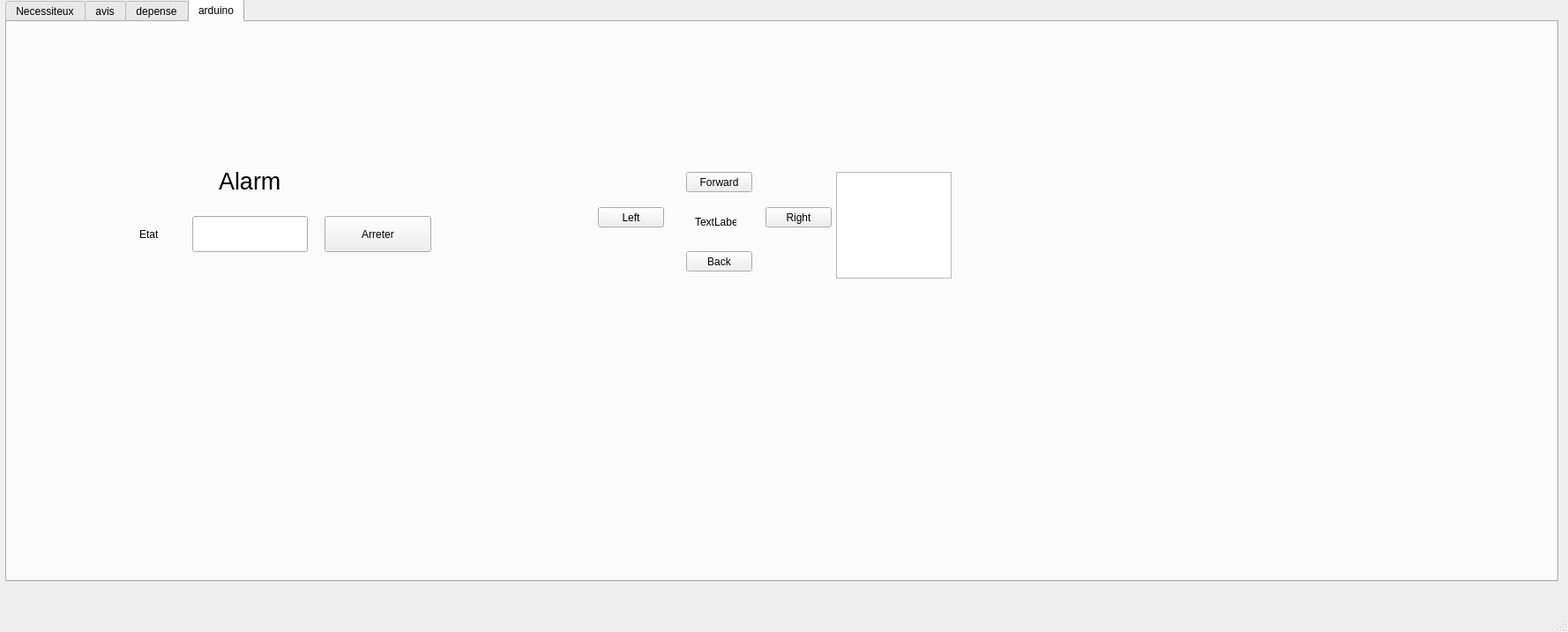
<?xml version="1.0" encoding="UTF-8"?>
<ui version="4.0">
 <class>farah</class>
 <widget class="QMainWindow" name="farah">
  <property name="geometry">
   <rect>
    <x>0</x>
    <y>0</y>
    <width>1778</width>
    <height>717</height>
   </rect>
  </property>
  <property name="windowTitle">
   <string>MainWindow</string>
  </property>
  <widget class="QWidget" name="centralwidget">
   <widget class="QTabWidget" name="tabWidget">
    <property name="geometry">
     <rect>
      <x>6</x>
      <y>-1</y>
      <width>1761</width>
      <height>661</height>
     </rect>
    </property>
    <property name="currentIndex">
     <number>3</number>
    </property>
    <widget class="QWidget" name="tab">
     <attribute name="title">
      <string>Necessiteux</string>
     </attribute>
     <widget class="QGroupBox" name="groupBox_ajout">
      <property name="geometry">
       <rect>
        <x>10</x>
        <y>10</y>
        <width>441</width>
        <height>351</height>
       </rect>
      </property>
      <property name="font">
       <font>
        <family>Arial</family>
        <pointsize>10</pointsize>
        <weight>75</weight>
        <bold>true</bold>
       </font>
      </property>
      <property name="title">
       <string>Ajouter necessiteux </string>
      </property>
      <widget class="QLabel" name="label">
       <property name="geometry">
        <rect>
         <x>10</x>
         <y>45</y>
         <width>131</width>
         <height>21</height>
        </rect>
       </property>
       <property name="text">
        <string/>
       </property>
      </widget>
      <widget class="QLabel" name="label_2">
       <property name="geometry">
        <rect>
         <x>10</x>
         <y>40</y>
         <width>41</width>
         <height>16</height>
        </rect>
       </property>
       <property name="font">
        <font>
         <family>Arial</family>
         <pointsize>10</pointsize>
         <weight>50</weight>
         <bold>false</bold>
        </font>
       </property>
       <property name="text">
        <string>ID :</string>
       </property>
      </widget>
      <widget class="QLabel" name="label_4">
       <property name="geometry">
        <rect>
         <x>10</x>
         <y>80</y>
         <width>56</width>
         <height>16</height>
        </rect>
       </property>
       <property name="font">
        <font>
         <family>Arial</family>
         <pointsize>10</pointsize>
         <weight>50</weight>
         <bold>false</bold>
        </font>
       </property>
       <property name="text">
        <string>Nom  :</string>
       </property>
      </widget>
      <widget class="QLineEdit" name="id">
       <property name="geometry">
        <rect>
         <x>90</x>
         <y>40</y>
         <width>113</width>
         <height>21</height>
        </rect>
       </property>
       <property name="text">
        <string>15263</string>
       </property>
      </widget>
      <widget class="QLineEdit" name="nom">
       <property name="geometry">
        <rect>
         <x>90</x>
         <y>80</y>
         <width>113</width>
         <height>22</height>
        </rect>
       </property>
       <property name="text">
        <string>chayma</string>
       </property>
      </widget>
      <widget class="QLineEdit" name="sexe">
       <property name="geometry">
        <rect>
         <x>90</x>
         <y>110</y>
         <width>113</width>
         <height>22</height>
        </rect>
       </property>
       <property name="text">
        <string>femme</string>
       </property>
      </widget>
      <widget class="QLabel" name="label_3">
       <property name="geometry">
        <rect>
         <x>10</x>
         <y>110</y>
         <width>56</width>
         <height>16</height>
        </rect>
       </property>
       <property name="font">
        <font>
         <family>Arial</family>
         <pointsize>10</pointsize>
         <weight>50</weight>
         <bold>false</bold>
        </font>
       </property>
       <property name="text">
        <string>Sexe  :</string>
       </property>
      </widget>
      <widget class="QLineEdit" name="age">
       <property name="geometry">
        <rect>
         <x>90</x>
         <y>140</y>
         <width>113</width>
         <height>22</height>
        </rect>
       </property>
       <property name="text">
        <string>30</string>
       </property>
      </widget>
      <widget class="QLabel" name="label_5">
       <property name="geometry">
        <rect>
         <x>10</x>
         <y>140</y>
         <width>56</width>
         <height>16</height>
        </rect>
       </property>
       <property name="font">
        <font>
         <family>Arial</family>
         <pointsize>10</pointsize>
         <weight>50</weight>
         <bold>false</bold>
        </font>
       </property>
       <property name="text">
        <string>Age  :</string>
       </property>
      </widget>
      <widget class="QLineEdit" name="tel">
       <property name="geometry">
        <rect>
         <x>90</x>
         <y>170</y>
         <width>113</width>
         <height>22</height>
        </rect>
       </property>
       <property name="text">
        <string>515484</string>
       </property>
      </widget>
      <widget class="QLabel" name="label_6">
       <property name="geometry">
        <rect>
         <x>10</x>
         <y>170</y>
         <width>56</width>
         <height>20</height>
        </rect>
       </property>
       <property name="font">
        <font>
         <family>Arial</family>
         <pointsize>10</pointsize>
         <weight>50</weight>
         <bold>false</bold>
        </font>
       </property>
       <property name="text">
        <string>Tel   :</string>
       </property>
      </widget>
      <widget class="QLineEdit" name="adresse">
       <property name="geometry">
        <rect>
         <x>90</x>
         <y>200</y>
         <width>113</width>
         <height>22</height>
        </rect>
       </property>
       <property name="text">
        <string>6666ehhe</string>
       </property>
      </widget>
      <widget class="QLabel" name="label_7">
       <property name="geometry">
        <rect>
         <x>10</x>
         <y>200</y>
         <width>71</width>
         <height>16</height>
        </rect>
       </property>
       <property name="font">
        <font>
         <family>Arial</family>
         <pointsize>10</pointsize>
         <weight>50</weight>
         <bold>false</bold>
        </font>
       </property>
       <property name="text">
        <string>Adresse :</string>
       </property>
      </widget>
      <widget class="QLabel" name="label_16">
       <property name="geometry">
        <rect>
         <x>0</x>
         <y>260</y>
         <width>151</width>
         <height>16</height>
        </rect>
       </property>
       <property name="font">
        <font>
         <family>Arial</family>
         <pointsize>10</pointsize>
         <weight>50</weight>
         <bold>false</bold>
        </font>
       </property>
       <property name="text">
        <string>Mbr de famille  :</string>
       </property>
      </widget>
      <widget class="QLabel" name="label_17">
       <property name="geometry">
        <rect>
         <x>10</x>
         <y>230</y>
         <width>56</width>
         <height>16</height>
        </rect>
       </property>
       <property name="font">
        <font>
         <family>Arial</family>
         <pointsize>10</pointsize>
         <weight>50</weight>
         <bold>false</bold>
        </font>
       </property>
       <property name="text">
        <string>Besoin  :</string>
       </property>
      </widget>
      <widget class="QLabel" name="label_18">
       <property name="geometry">
        <rect>
         <x>0</x>
         <y>290</y>
         <width>141</width>
         <height>16</height>
        </rect>
       </property>
       <property name="font">
        <font>
         <family>Arial</family>
         <pointsize>10</pointsize>
         <weight>50</weight>
         <bold>false</bold>
        </font>
       </property>
       <property name="text">
        <string>Date distribution:</string>
       </property>
      </widget>
      <widget class="QSpinBox" name="mbr">
       <property name="geometry">
        <rect>
         <x>130</x>
         <y>260</y>
         <width>42</width>
         <height>22</height>
        </rect>
       </property>
      </widget>
      <widget class="QDateEdit" name="date">
       <property name="geometry">
        <rect>
         <x>130</x>
         <y>290</y>
         <width>110</width>
         <height>22</height>
        </rect>
       </property>
      </widget>
      <widget class="QPushButton" name="pushButton_4">
       <property name="geometry">
        <rect>
         <x>330</x>
         <y>310</y>
         <width>93</width>
         <height>28</height>
        </rect>
       </property>
       <property name="font">
        <font>
         <family>Arial</family>
         <pointsize>8</pointsize>
         <weight>50</weight>
         <bold>false</bold>
        </font>
       </property>
       <property name="text">
        <string>Envoyer</string>
       </property>
      </widget>
      <widget class="QComboBox" name="besoin">
       <property name="geometry">
        <rect>
         <x>80</x>
         <y>230</y>
         <width>141</width>
         <height>22</height>
        </rect>
       </property>
       <item>
        <property name="text">
         <string>A_sanguin</string>
        </property>
       </item>
       <item>
        <property name="text">
         <string>B_cancer</string>
        </property>
       </item>
       <item>
        <property name="text">
         <string>C_diabete</string>
        </property>
       </item>
       <item>
        <property name="text">
         <string>D_faim</string>
        </property>
       </item>
       <item>
        <property name="text">
         <string>E_vestimentaire</string>
        </property>
       </item>
      </widget>
     </widget>
     <widget class="QPushButton" name="excel">
      <property name="geometry">
       <rect>
        <x>500</x>
        <y>120</y>
        <width>93</width>
        <height>28</height>
       </rect>
      </property>
      <property name="text">
       <string>Exporter</string>
      </property>
     </widget>
     <widget class="QPushButton" name="pushButton_9">
      <property name="geometry">
       <rect>
        <x>500</x>
        <y>160</y>
        <width>93</width>
        <height>28</height>
       </rect>
      </property>
      <property name="text">
       <string>Occurance</string>
      </property>
     </widget>
     <widget class="QPushButton" name="pushButton_10">
      <property name="geometry">
       <rect>
        <x>500</x>
        <y>200</y>
        <width>93</width>
        <height>28</height>
       </rect>
      </property>
      <property name="text">
       <string>Priorite</string>
      </property>
     </widget>
     <widget class="QGroupBox" name="groupBox">
      <property name="geometry">
       <rect>
        <x>750</x>
        <y>10</y>
        <width>371</width>
        <height>391</height>
       </rect>
      </property>
      <property name="font">
       <font>
        <family>Arial</family>
        <pointsize>11</pointsize>
        <weight>75</weight>
        <bold>true</bold>
       </font>
      </property>
      <property name="title">
       <string>Modifier necessiteux</string>
      </property>
      <widget class="QLabel" name="label_10">
       <property name="geometry">
        <rect>
         <x>10</x>
         <y>40</y>
         <width>141</width>
         <height>20</height>
        </rect>
       </property>
       <property name="font">
        <font>
         <family>Arial</family>
         <pointsize>11</pointsize>
         <weight>50</weight>
         <bold>false</bold>
        </font>
       </property>
       <property name="text">
        <string>donner son ID   :</string>
       </property>
      </widget>
      <widget class="QLineEdit" name="lineEdit">
       <property name="geometry">
        <rect>
         <x>160</x>
         <y>40</y>
         <width>113</width>
         <height>22</height>
        </rect>
       </property>
      </widget>
      <widget class="QLineEdit" name="lineEdit_5">
       <property name="geometry">
        <rect>
         <x>160</x>
         <y>160</y>
         <width>113</width>
         <height>22</height>
        </rect>
       </property>
      </widget>
      <widget class="QLineEdit" name="lineEdit_6">
       <property name="geometry">
        <rect>
         <x>160</x>
         <y>200</y>
         <width>113</width>
         <height>22</height>
        </rect>
       </property>
      </widget>
      <widget class="QPushButton" name="pushButton_2">
       <property name="geometry">
        <rect>
         <x>260</x>
         <y>340</y>
         <width>93</width>
         <height>28</height>
        </rect>
       </property>
       <property name="font">
        <font>
         <family>Arial</family>
         <pointsize>8</pointsize>
         <weight>50</weight>
         <bold>false</bold>
        </font>
       </property>
       <property name="text">
        <string>Valider</string>
       </property>
      </widget>
      <widget class="QLabel" name="label_11">
       <property name="geometry">
        <rect>
         <x>10</x>
         <y>160</y>
         <width>111</width>
         <height>16</height>
        </rect>
       </property>
       <property name="font">
        <font>
         <pointsize>10</pointsize>
         <weight>50</weight>
         <bold>false</bold>
        </font>
       </property>
       <property name="text">
        <string>Nouveau Tel  :</string>
       </property>
      </widget>
      <widget class="QLabel" name="label_12">
       <property name="geometry">
        <rect>
         <x>10</x>
         <y>200</y>
         <width>141</width>
         <height>16</height>
        </rect>
       </property>
       <property name="font">
        <font>
         <pointsize>10</pointsize>
         <weight>50</weight>
         <bold>false</bold>
        </font>
       </property>
       <property name="text">
        <string>Nouvelle adresse:</string>
       </property>
      </widget>
      <widget class="QLabel" name="label_13">
       <property name="geometry">
        <rect>
         <x>0</x>
         <y>240</y>
         <width>191</width>
         <height>16</height>
        </rect>
       </property>
       <property name="font">
        <font>
         <family>Arial</family>
         <pointsize>10</pointsize>
         <weight>50</weight>
         <bold>false</bold>
        </font>
       </property>
       <property name="text">
        <string>Nouveau mbr de famille  :</string>
       </property>
      </widget>
      <widget class="QLabel" name="label_14">
       <property name="geometry">
        <rect>
         <x>0</x>
         <y>280</y>
         <width>141</width>
         <height>16</height>
        </rect>
       </property>
       <property name="font">
        <font>
         <pointsize>10</pointsize>
         <weight>50</weight>
         <bold>false</bold>
        </font>
       </property>
       <property name="text">
        <string>Nouveau besoin  :</string>
       </property>
      </widget>
      <widget class="QLabel" name="label_15">
       <property name="geometry">
        <rect>
         <x>0</x>
         <y>310</y>
         <width>241</width>
         <height>16</height>
        </rect>
       </property>
       <property name="font">
        <font>
         <family>Arial</family>
         <pointsize>10</pointsize>
         <weight>50</weight>
         <bold>false</bold>
        </font>
       </property>
       <property name="text">
        <string>nouvelle date de distribution :</string>
       </property>
      </widget>
      <widget class="QSpinBox" name="spinBox">
       <property name="geometry">
        <rect>
         <x>200</x>
         <y>240</y>
         <width>42</width>
         <height>22</height>
        </rect>
       </property>
      </widget>
      <widget class="QDateEdit" name="dateEdit">
       <property name="geometry">
        <rect>
         <x>230</x>
         <y>310</y>
         <width>110</width>
         <height>22</height>
        </rect>
       </property>
      </widget>
      <widget class="QLabel" name="label_19">
       <property name="geometry">
        <rect>
         <x>20</x>
         <y>70</y>
         <width>131</width>
         <height>16</height>
        </rect>
       </property>
       <property name="font">
        <font>
         <weight>50</weight>
         <bold>false</bold>
        </font>
       </property>
       <property name="text">
        <string>Nouveau nom :</string>
       </property>
      </widget>
      <widget class="QLineEdit" name="lineEdit_2">
       <property name="geometry">
        <rect>
         <x>160</x>
         <y>70</y>
         <width>113</width>
         <height>22</height>
        </rect>
       </property>
      </widget>
      <widget class="QLabel" name="label_20">
       <property name="geometry">
        <rect>
         <x>20</x>
         <y>100</y>
         <width>131</width>
         <height>16</height>
        </rect>
       </property>
       <property name="font">
        <font>
         <family>Arial</family>
         <pointsize>11</pointsize>
         <weight>50</weight>
         <bold>false</bold>
        </font>
       </property>
       <property name="text">
        <string>Nouveau sexe :</string>
       </property>
      </widget>
      <widget class="QLabel" name="label_21">
       <property name="geometry">
        <rect>
         <x>10</x>
         <y>130</y>
         <width>141</width>
         <height>16</height>
        </rect>
       </property>
       <property name="font">
        <font>
         <weight>50</weight>
         <bold>false</bold>
        </font>
       </property>
       <property name="text">
        <string>Nouveau age :</string>
       </property>
      </widget>
      <widget class="QLineEdit" name="lineEdit_3">
       <property name="geometry">
        <rect>
         <x>160</x>
         <y>100</y>
         <width>113</width>
         <height>22</height>
        </rect>
       </property>
      </widget>
      <widget class="QLineEdit" name="lineEdit_4">
       <property name="geometry">
        <rect>
         <x>160</x>
         <y>130</y>
         <width>113</width>
         <height>22</height>
        </rect>
       </property>
      </widget>
      <widget class="QComboBox" name="besoin_2">
       <property name="geometry">
        <rect>
         <x>160</x>
         <y>280</y>
         <width>141</width>
         <height>22</height>
        </rect>
       </property>
       <item>
        <property name="text">
         <string>A_sanguin</string>
        </property>
       </item>
       <item>
        <property name="text">
         <string>B_cancer</string>
        </property>
       </item>
       <item>
        <property name="text">
         <string>C_diabete</string>
        </property>
       </item>
       <item>
        <property name="text">
         <string>D_faim</string>
        </property>
       </item>
       <item>
        <property name="text">
         <string>E_vestimentaire</string>
        </property>
       </item>
      </widget>
     </widget>
     <widget class="QGroupBox" name="groupBox_3">
      <property name="geometry">
       <rect>
        <x>0</x>
        <y>370</y>
        <width>721</width>
        <height>251</height>
       </rect>
      </property>
      <property name="font">
       <font>
        <family>Arial</family>
        <pointsize>11</pointsize>
        <weight>75</weight>
        <bold>true</bold>
       </font>
      </property>
      <property name="title">
       <string>Afficher necessiteux</string>
      </property>
      <widget class="QTableView" name="tableView">
       <property name="geometry">
        <rect>
         <x>10</x>
         <y>90</y>
         <width>691</width>
         <height>151</height>
        </rect>
       </property>
      </widget>
      <widget class="QLabel" name="label_22">
       <property name="geometry">
        <rect>
         <x>310</x>
         <y>50</y>
         <width>56</width>
         <height>16</height>
        </rect>
       </property>
       <property name="text">
        <string>ID  :</string>
       </property>
      </widget>
      <widget class="QLineEdit" name="lineEdit_9">
       <property name="geometry">
        <rect>
         <x>360</x>
         <y>50</y>
         <width>171</width>
         <height>22</height>
        </rect>
       </property>
      </widget>
      <widget class="QPushButton" name="pushButton_8">
       <property name="geometry">
        <rect>
         <x>550</x>
         <y>40</y>
         <width>141</width>
         <height>28</height>
        </rect>
       </property>
       <property name="text">
        <string>Rechercher</string>
       </property>
      </widget>
      <widget class="QPushButton" name="pushButton">
       <property name="geometry">
        <rect>
         <x>20</x>
         <y>40</y>
         <width>141</width>
         <height>28</height>
        </rect>
       </property>
       <property name="text">
        <string>Trier</string>
       </property>
      </widget>
     </widget>
     <widget class="QGroupBox" name="groupBox_2">
      <property name="geometry">
       <rect>
        <x>750</x>
        <y>450</y>
        <width>351</width>
        <height>141</height>
       </rect>
      </property>
      <property name="font">
       <font>
        <family>Arial</family>
        <pointsize>11</pointsize>
        <weight>75</weight>
        <bold>true</bold>
       </font>
      </property>
      <property name="title">
       <string>supprimer necessiteux </string>
      </property>
      <widget class="QLabel" name="label_8">
       <property name="geometry">
        <rect>
         <x>10</x>
         <y>90</y>
         <width>131</width>
         <height>16</height>
        </rect>
       </property>
       <property name="font">
        <font>
         <family>Arial</family>
         <pointsize>10</pointsize>
         <weight>50</weight>
         <bold>false</bold>
        </font>
       </property>
       <property name="text">
        <string>ID :</string>
       </property>
      </widget>
      <widget class="QPushButton" name="pushButton_3">
       <property name="geometry">
        <rect>
         <x>280</x>
         <y>210</y>
         <width>93</width>
         <height>28</height>
        </rect>
       </property>
       <property name="font">
        <font>
         <family>Arial</family>
         <pointsize>8</pointsize>
         <weight>50</weight>
         <bold>false</bold>
        </font>
       </property>
       <property name="text">
        <string>Valider</string>
       </property>
      </widget>
      <widget class="QLineEdit" name="lineEdit_supp">
       <property name="geometry">
        <rect>
         <x>80</x>
         <y>90</y>
         <width>113</width>
         <height>22</height>
        </rect>
       </property>
      </widget>
      <widget class="QPushButton" name="pushButton_6">
       <property name="geometry">
        <rect>
         <x>0</x>
         <y>210</y>
         <width>93</width>
         <height>28</height>
        </rect>
       </property>
       <property name="font">
        <font>
         <pointsize>8</pointsize>
         <weight>50</weight>
         <bold>false</bold>
        </font>
       </property>
       <property name="text">
        <string>Annuler</string>
       </property>
      </widget>
      <widget class="QPushButton" name="pushButton_7">
       <property name="geometry">
        <rect>
         <x>240</x>
         <y>110</y>
         <width>93</width>
         <height>28</height>
        </rect>
       </property>
       <property name="font">
        <font>
         <weight>50</weight>
         <bold>false</bold>
        </font>
       </property>
       <property name="styleSheet">
        <string notr="true">background-color: rgb(255, 170, 127);</string>
       </property>
       <property name="text">
        <string>valider</string>
       </property>
      </widget>
     </widget>
     <widget class="QWidget" name="widget" native="true">
      <property name="geometry">
       <rect>
        <x>1260</x>
        <y>160</y>
        <width>431</width>
        <height>351</height>
       </rect>
      </property>
     </widget>
     <widget class="QLabel" name="label_9">
      <property name="geometry">
       <rect>
        <x>1400</x>
        <y>80</y>
        <width>191</width>
        <height>41</height>
       </rect>
      </property>
      <property name="font">
       <font>
        <pointsize>20</pointsize>
       </font>
      </property>
      <property name="text">
       <string>Statistiques</string>
      </property>
     </widget>
    </widget>
    <widget class="QWidget" name="tab_2">
     <attribute name="title">
      <string>avis</string>
     </attribute>
     <widget class="QLabel" name="label_23">
      <property name="geometry">
       <rect>
        <x>460</x>
        <y>40</y>
        <width>241</width>
        <height>51</height>
       </rect>
      </property>
      <property name="font">
       <font>
        <pointsize>14</pointsize>
       </font>
      </property>
      <property name="text">
       <string>Liste des Evenement</string>
      </property>
     </widget>
     <widget class="QTableView" name="tableView_2">
      <property name="geometry">
       <rect>
        <x>460</x>
        <y>100</y>
        <width>361</width>
        <height>192</height>
       </rect>
      </property>
     </widget>
     <widget class="QGroupBox" name="groupBox_5">
      <property name="geometry">
       <rect>
        <x>10</x>
        <y>20</y>
        <width>241</width>
        <height>261</height>
       </rect>
      </property>
      <property name="title">
       <string>Ajouter avis</string>
      </property>
      <widget class="QLineEdit" name="id_2">
       <property name="geometry">
        <rect>
         <x>90</x>
         <y>40</y>
         <width>113</width>
         <height>20</height>
        </rect>
       </property>
      </widget>
      <widget class="QLabel" name="label_24">
       <property name="geometry">
        <rect>
         <x>10</x>
         <y>40</y>
         <width>47</width>
         <height>14</height>
        </rect>
       </property>
       <property name="text">
        <string>id_avis:</string>
       </property>
      </widget>
      <widget class="QLabel" name="label_25">
       <property name="geometry">
        <rect>
         <x>10</x>
         <y>120</y>
         <width>61</width>
         <height>16</height>
        </rect>
       </property>
       <property name="text">
        <string>description:</string>
       </property>
      </widget>
      <widget class="QLabel" name="label_26">
       <property name="geometry">
        <rect>
         <x>10</x>
         <y>80</y>
         <width>61</width>
         <height>16</height>
        </rect>
       </property>
       <property name="text">
        <string>id_event:</string>
       </property>
      </widget>
      <widget class="QLineEdit" name="id_event">
       <property name="geometry">
        <rect>
         <x>90</x>
         <y>80</y>
         <width>111</width>
         <height>21</height>
        </rect>
       </property>
      </widget>
      <widget class="QLabel" name="label_27">
       <property name="geometry">
        <rect>
         <x>10</x>
         <y>200</y>
         <width>51</width>
         <height>16</height>
        </rect>
       </property>
       <property name="text">
        <string>nb_point:</string>
       </property>
      </widget>
      <widget class="QLineEdit" name="nb_point">
       <property name="geometry">
        <rect>
         <x>80</x>
         <y>200</y>
         <width>113</width>
         <height>20</height>
        </rect>
       </property>
      </widget>
      <widget class="QPushButton" name="pushButton_11">
       <property name="geometry">
        <rect>
         <x>150</x>
         <y>230</y>
         <width>75</width>
         <height>23</height>
        </rect>
       </property>
       <property name="text">
        <string>Valider</string>
       </property>
      </widget>
      <widget class="QLineEdit" name="desc">
       <property name="geometry">
        <rect>
         <x>80</x>
         <y>120</y>
         <width>121</width>
         <height>51</height>
        </rect>
       </property>
      </widget>
      <widget class="QPushButton" name="pushButton_12">
       <property name="geometry">
        <rect>
         <x>150</x>
         <y>230</y>
         <width>81</width>
         <height>28</height>
        </rect>
       </property>
       <property name="text">
        <string>valider</string>
       </property>
      </widget>
     </widget>
    </widget>
    <widget class="QWidget" name="tab_3">
     <attribute name="title">
      <string>depense</string>
     </attribute>
     <widget class="QLabel" name="label_77">
      <property name="geometry">
       <rect>
        <x>210</x>
        <y>390</y>
        <width>81</width>
        <height>61</height>
       </rect>
      </property>
      <property name="sizeIncrement">
       <size>
        <width>12</width>
        <height>4</height>
       </size>
      </property>
      <property name="font">
       <font>
        <family>MS Shell Dlg 2</family>
        <pointsize>8</pointsize>
        <weight>50</weight>
        <italic>false</italic>
        <bold>false</bold>
       </font>
      </property>
      <property name="styleSheet">
       <string notr="true">
font: 8pt &quot;MS Shell Dlg 2&quot;;</string>
      </property>
      <property name="text">
       <string>nom_depense</string>
      </property>
     </widget>
     <widget class="QLineEdit" name="lineEdit_25">
      <property name="geometry">
       <rect>
        <x>540</x>
        <y>420</y>
        <width>91</width>
        <height>41</height>
       </rect>
      </property>
     </widget>
     <widget class="QLineEdit" name="lineEdit_26">
      <property name="geometry">
       <rect>
        <x>540</x>
        <y>470</y>
        <width>91</width>
        <height>31</height>
       </rect>
      </property>
     </widget>
     <widget class="QLabel" name="label_32">
      <property name="geometry">
       <rect>
        <x>440</x>
        <y>470</y>
        <width>81</width>
        <height>31</height>
       </rect>
      </property>
      <property name="sizeIncrement">
       <size>
        <width>12</width>
        <height>4</height>
       </size>
      </property>
      <property name="font">
       <font>
        <family>MS Shell Dlg 2</family>
        <pointsize>8</pointsize>
        <weight>50</weight>
        <italic>false</italic>
        <bold>false</bold>
       </font>
      </property>
      <property name="styleSheet">
       <string notr="true">
font: 8pt &quot;MS Shell Dlg 2&quot;;</string>
      </property>
      <property name="text">
       <string>tel depensier</string>
      </property>
     </widget>
     <widget class="QLabel" name="label_29">
      <property name="geometry">
       <rect>
        <x>650</x>
        <y>410</y>
        <width>81</width>
        <height>41</height>
       </rect>
      </property>
      <property name="sizeIncrement">
       <size>
        <width>12</width>
        <height>4</height>
       </size>
      </property>
      <property name="font">
       <font>
        <family>MS Shell Dlg 2</family>
        <pointsize>8</pointsize>
        <weight>50</weight>
        <italic>false</italic>
        <bold>false</bold>
       </font>
      </property>
      <property name="styleSheet">
       <string notr="true">
font: 8pt &quot;MS Shell Dlg 2&quot;;</string>
      </property>
      <property name="text">
       <string>date depense</string>
      </property>
     </widget>
     <widget class="QLineEdit" name="lineEdit_23">
      <property name="geometry">
       <rect>
        <x>300</x>
        <y>410</y>
        <width>121</width>
        <height>31</height>
       </rect>
      </property>
     </widget>
     <widget class="QLineEdit" name="lineEdit_28">
      <property name="geometry">
       <rect>
        <x>740</x>
        <y>460</y>
        <width>91</width>
        <height>31</height>
       </rect>
      </property>
     </widget>
     <widget class="QPushButton" name="pushButton_5">
      <property name="geometry">
       <rect>
        <x>560</x>
        <y>510</y>
        <width>93</width>
        <height>28</height>
       </rect>
      </property>
      <property name="text">
       <string>submit</string>
      </property>
     </widget>
     <widget class="QLabel" name="label_33">
      <property name="geometry">
       <rect>
        <x>650</x>
        <y>460</y>
        <width>81</width>
        <height>41</height>
       </rect>
      </property>
      <property name="sizeIncrement">
       <size>
        <width>12</width>
        <height>4</height>
       </size>
      </property>
      <property name="font">
       <font>
        <family>MS Shell Dlg 2</family>
        <pointsize>8</pointsize>
        <weight>50</weight>
        <italic>false</italic>
        <bold>false</bold>
       </font>
      </property>
      <property name="styleSheet">
       <string notr="true">
font: 8pt &quot;MS Shell Dlg 2&quot;;</string>
      </property>
      <property name="text">
       <string>prix depense</string>
      </property>
     </widget>
     <widget class="QLineEdit" name="lineEdit_29">
      <property name="geometry">
       <rect>
        <x>740</x>
        <y>420</y>
        <width>91</width>
        <height>21</height>
       </rect>
      </property>
     </widget>
     <widget class="QLineEdit" name="lineEdit_24">
      <property name="geometry">
       <rect>
        <x>300</x>
        <y>450</y>
        <width>121</width>
        <height>31</height>
       </rect>
      </property>
     </widget>
     <widget class="QLabel" name="label_30">
      <property name="geometry">
       <rect>
        <x>210</x>
        <y>440</y>
        <width>91</width>
        <height>41</height>
       </rect>
      </property>
      <property name="sizeIncrement">
       <size>
        <width>12</width>
        <height>4</height>
       </size>
      </property>
      <property name="font">
       <font>
        <family>MS Shell Dlg 2</family>
        <pointsize>8</pointsize>
        <weight>50</weight>
        <italic>false</italic>
        <bold>false</bold>
       </font>
      </property>
      <property name="styleSheet">
       <string notr="true">
font: 8pt &quot;MS Shell Dlg 2&quot;;</string>
      </property>
      <property name="text">
       <string>nom_depensier</string>
      </property>
     </widget>
     <widget class="QTableView" name="tabdepense1">
      <property name="geometry">
       <rect>
        <x>210</x>
        <y>50</y>
        <width>761</width>
        <height>331</height>
       </rect>
      </property>
     </widget>
     <widget class="QPushButton" name="img">
      <property name="geometry">
       <rect>
        <x>870</x>
        <y>410</y>
        <width>93</width>
        <height>28</height>
       </rect>
      </property>
      <property name="text">
       <string>choose a pic</string>
      </property>
     </widget>
     <widget class="QLabel" name="label_34">
      <property name="geometry">
       <rect>
        <x>440</x>
        <y>420</y>
        <width>91</width>
        <height>41</height>
       </rect>
      </property>
      <property name="sizeIncrement">
       <size>
        <width>12</width>
        <height>4</height>
       </size>
      </property>
      <property name="font">
       <font>
        <family>MS Shell Dlg 2</family>
        <pointsize>8</pointsize>
        <weight>50</weight>
        <italic>false</italic>
        <bold>false</bold>
       </font>
      </property>
      <property name="styleSheet">
       <string notr="true">
font: 8pt &quot;MS Shell Dlg 2&quot;;</string>
      </property>
      <property name="text">
       <string>email depensier</string>
      </property>
     </widget>
    </widget>
    <widget class="QWidget" name="tab_4">
     <attribute name="title">
      <string>arduino</string>
     </attribute>
     <widget class="QPushButton" name="forward">
      <property name="geometry">
       <rect>
        <x>770</x>
        <y>170</y>
        <width>75</width>
        <height>23</height>
       </rect>
      </property>
      <property name="text">
       <string>Forward</string>
      </property>
     </widget>
     <widget class="QPushButton" name="back">
      <property name="geometry">
       <rect>
        <x>770</x>
        <y>260</y>
        <width>75</width>
        <height>23</height>
       </rect>
      </property>
      <property name="text">
       <string>Back</string>
      </property>
     </widget>
     <widget class="QPushButton" name="right">
      <property name="geometry">
       <rect>
        <x>860</x>
        <y>210</y>
        <width>75</width>
        <height>23</height>
       </rect>
      </property>
      <property name="text">
       <string>Right</string>
      </property>
     </widget>
     <widget class="QTableView" name="tablehistorique">
      <property name="geometry">
       <rect>
        <x>940</x>
        <y>170</y>
        <width>131</width>
        <height>121</height>
       </rect>
      </property>
     </widget>
     <widget class="QLabel" name="label_28">
      <property name="geometry">
       <rect>
        <x>240</x>
        <y>160</y>
        <width>101</width>
        <height>41</height>
       </rect>
      </property>
      <property name="font">
       <font>
        <pointsize>20</pointsize>
       </font>
      </property>
      <property name="text">
       <string>Alarm</string>
      </property>
     </widget>
     <widget class="QLineEdit" name="etat">
      <property name="geometry">
       <rect>
        <x>210</x>
        <y>220</y>
        <width>131</width>
        <height>41</height>
       </rect>
      </property>
     </widget>
     <widget class="QLabel" name="label_31">
      <property name="geometry">
       <rect>
        <x>150</x>
        <y>230</y>
        <width>41</width>
        <height>21</height>
       </rect>
      </property>
      <property name="text">
       <string>Etat</string>
      </property>
     </widget>
     <widget class="QLabel" name="labelee">
      <property name="geometry">
       <rect>
        <x>780</x>
        <y>220</y>
        <width>47</width>
        <height>14</height>
       </rect>
      </property>
      <property name="text">
       <string>TextLabel</string>
      </property>
     </widget>
     <widget class="QPushButton" name="art">
      <property name="geometry">
       <rect>
        <x>360</x>
        <y>220</y>
        <width>121</width>
        <height>41</height>
       </rect>
      </property>
      <property name="text">
       <string>Arreter</string>
      </property>
     </widget>
     <widget class="QPushButton" name="left">
      <property name="geometry">
       <rect>
        <x>670</x>
        <y>210</y>
        <width>75</width>
        <height>23</height>
       </rect>
      </property>
      <property name="text">
       <string>Left</string>
      </property>
     </widget>
    </widget>
   </widget>
  </widget>
  <widget class="QMenuBar" name="menubar">
   <property name="geometry">
    <rect>
     <x>0</x>
     <y>0</y>
     <width>1778</width>
     <height>26</height>
    </rect>
   </property>
  </widget>
  <widget class="QStatusBar" name="statusbar"/>
 </widget>
 <resources/>
 <connections/>
</ui>
